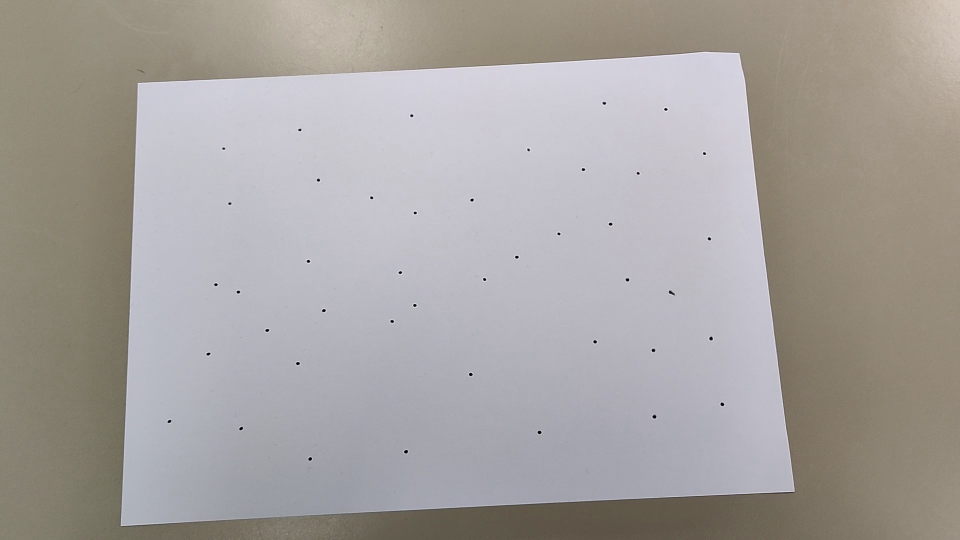
#> input picture imagenes/puntos_0365.jpg, 1920 x 1080 px, found by its file name (shown at 1/2 size)
$ python umbrales.py
#> lines starting #> are read from the running program, lines starting #| are printed output that depends on the picture; after the words box and inside, x2 and y2 are one past the last pixel; in counts of white or black regions, pixels touching at a corner belong together
import cv2

def nada(x):
    pass

img = cv2.imread("/home/ptrenchs/Escritorio/TFM/imagenes/puntos_0365.jpg")
#> img is the input picture: shape (1080, 1920, 3); mean B, G, R 159.6, 162.3, 166.5
#Redimensionarla imagen
filas, columnas, _ = img.shape
#> filas = 1080; columnas = 1920
img = cv2.resize(img, (columnas//2, filas//2) )
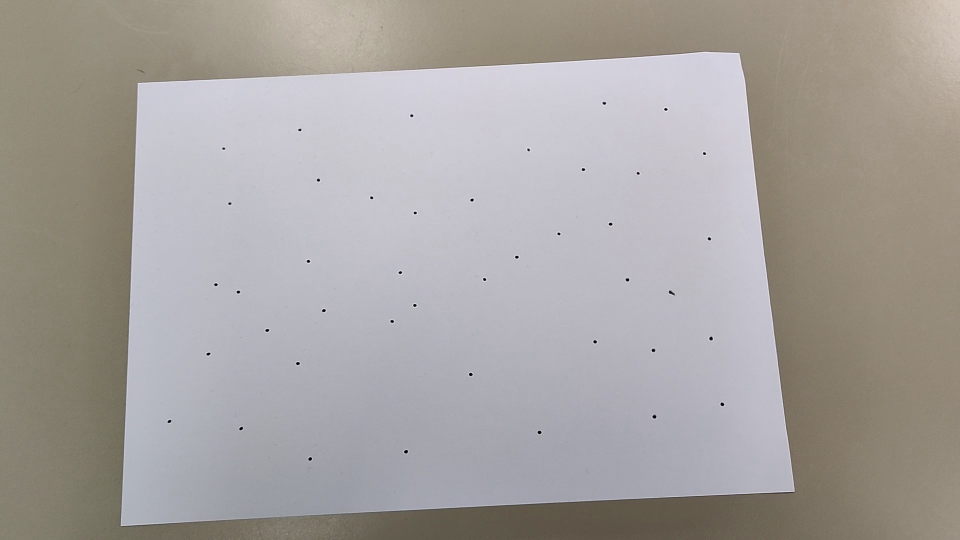
#> img: shape (540, 960, 3); mean B, G, R 159.8, 162.5, 166.6
#Usar blur
img = cv2.blur(img, (5,5))
#Crear la ventana y barras delizantes
cv2.namedWindow("Canny con barras")
cv2.createTrackbar("Umbral1", "Canny con barras", 0, 400, nada)
cv2.createTrackbar("Umbral2", "Canny con barras", 0, 400, nada)
while True:
    img2 = img.copy()
    a = cv2.getTrackbarPos("Umbral1", "Canny con barras")
    b = cv2.getTrackbarPos("Umbral2", "Canny con barras")
    imgCanny = cv2.Canny(img, a, b)
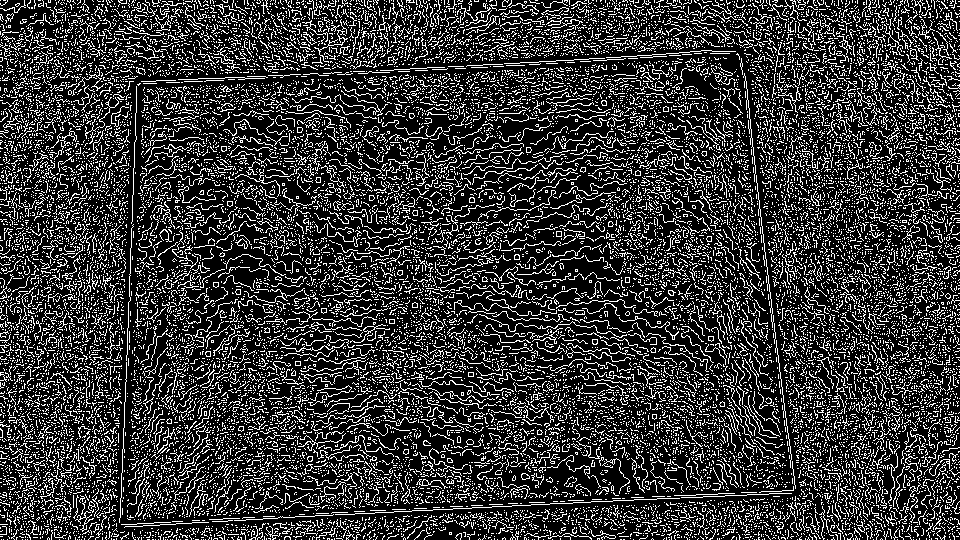
#> imgCanny: shape (540, 960); 21.3% white in thin lines or dots
    #Encontrar y dibujar contornos
    contornos, _ = cv2.findContours(imgCanny, cv2.RETR_EXTERNAL, cv2.CHAIN_APPROX_SIMPLE)
#> contornos = 19342 contours, 19292 with area under 20; largest, box (x1, y1, x2, y2) and area: (235, 238, 248, 249) 52, (350, 324, 390, 343) 50, (54, 128, 77, 160) 42, (416, 479, 448, 489) 38, (521, 473, 530, 480) 37
    cv2.drawContours(img2, contornos, -1, (0, 255, 0), 3)
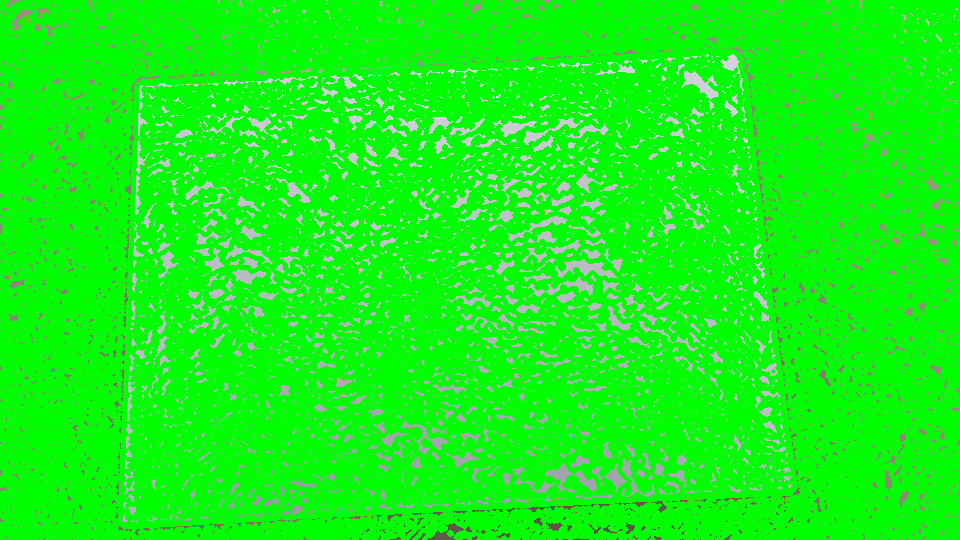
#> img2: shape (540, 960, 3); mean B, G, R 20.1, 245.3, 20.2

    cv2.imshow("Canny con barras", imgCanny)
    cv2.imshow("Contornos", img2)
    if cv2.waitKey(1) == ord("s"):
#> (key Esc is pressed here)
        break

cv2.destroyAllWindows()

$ run again, with imagenes/35B70AR30OR_2_def_281.png saved as imagenes/puntos_0365.jpg
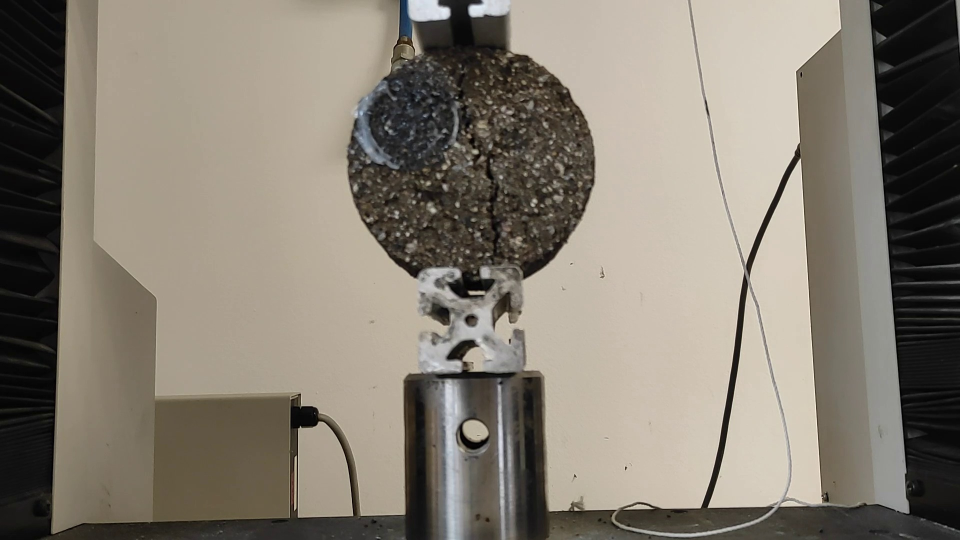
#> input picture imagenes/35B70AR30OR_2_def_281.png, 1920 x 1080 px, found by its file name (shown at 1/2 size)
#> img is the input picture: shape (1080, 1920, 3); mean B, G, R 113.3, 124.8, 132.2
#> `imgCanny = cv2.Canny(img, a, b)`:
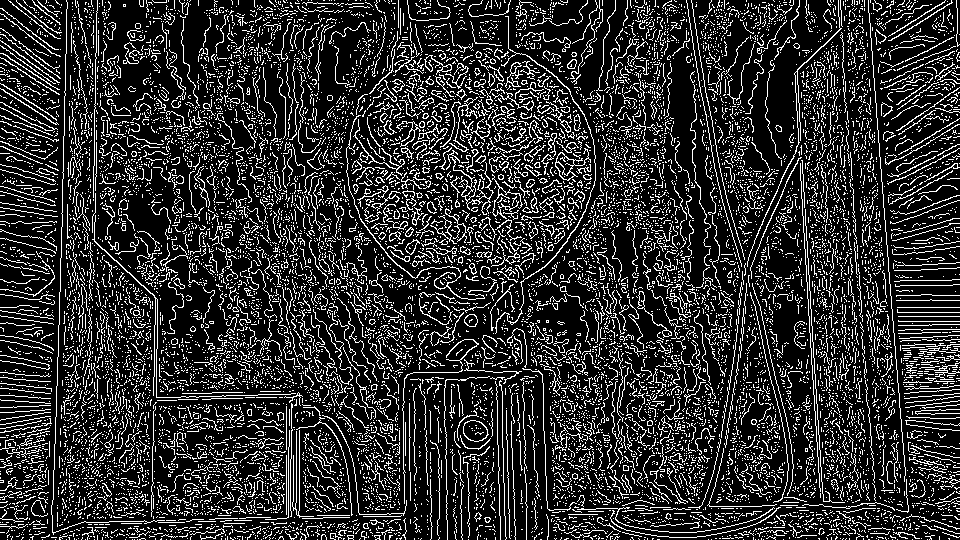
#> imgCanny: shape (540, 960); 18.3% white in thin lines or dots
#> contornos = 12925 contours, 12802 with area under 20; largest, box (x1, y1, x2, y2) and area: (463, 420, 489, 442) 403, (555, 148, 591, 181) 353, (637, 291, 672, 338) 140, (495, 16, 596, 334) 137, (446, 150, 494, 215) 136
#> `cv2.drawContours(img2, contornos, -1, (0, 255, 0), 3)`:
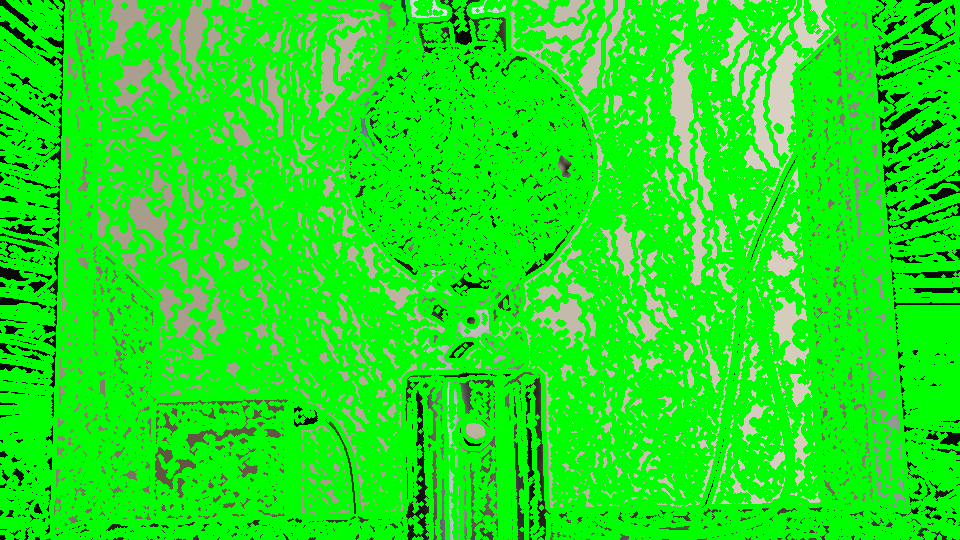
#> img2: shape (540, 960, 3); mean B, G, R 26.4, 230.2, 30.5
